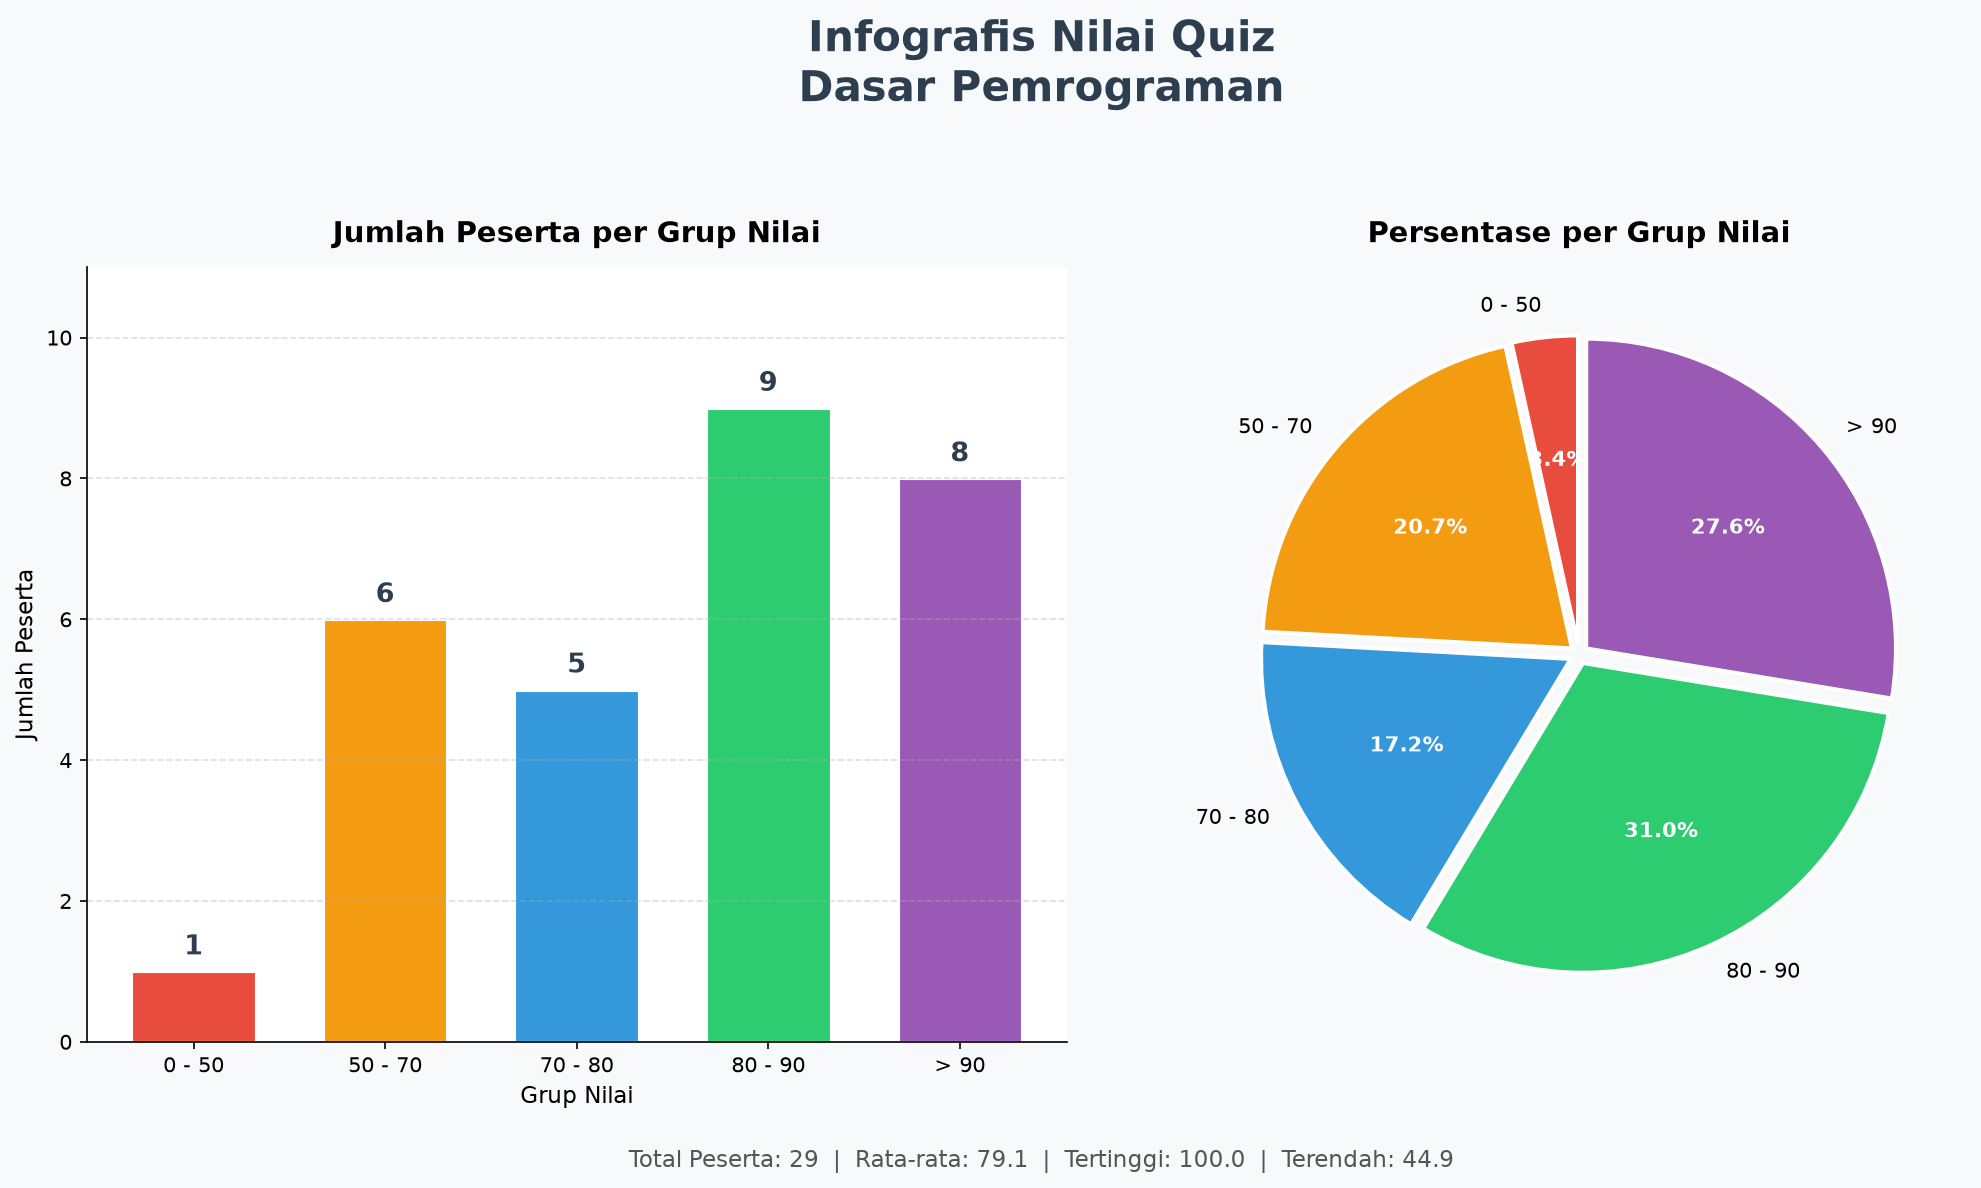

Write Python code to recreate this figure.
"""
Infografis distribusi nilai quiz berdasarkan grup skor.
Membaca data dari score-quiz.xlsx dan menampilkan visualisasi dengan matplotlib.
"""

import re
from pathlib import Path

import matplotlib.pyplot as plt
import pandas as pd

# Konfigurasi grup nilai: (label, batas_bawah, batas_atas)
# batas_bawah inklusif, batas_atas inklusif
GRUP_NILAI = [
    ("0 - 50", 0, 50),
    ("50 - 70", 50, 70),
    ("70 - 80", 70, 80),
    ("80 - 90", 80, 90),
    ("> 90", 90, 100),
]

WARNA = ["#E74C3C", "#F39C12", "#3498DB", "#2ECC71", "#9B59B6"]


def parse_skor(nilai):
    """Ambil angka skor dari kolom 'Total Skor (norm.)', contoh: '95.3 (90%)'."""
    if pd.isna(nilai):
        return None
    cocok = re.match(r"^([\d.]+)", str(nilai).strip())
    return float(cocok.group(1)) if cocok else None


def kelompokkan_skor(skor):
    """Masukkan skor ke grup yang sesuai."""
    if skor <= 50:
        return "0 - 50"
    if skor <= 70:
        return "50 - 70"
    if skor < 80:
        return "70 - 80"
    if skor <= 90:
        return "80 - 90"
    return "> 90"


def hitung_per_grup(skor_list):
    """Hitung jumlah peserta per grup nilai."""
    label_grup = [g[0] for g in GRUP_NILAI]
    jumlah = {label: 0 for label in label_grup}

    for skor in skor_list:
        grup = kelompokkan_skor(skor)
        if grup:
            jumlah[grup] += 1

    return label_grup, [jumlah[label] for label in label_grup]


def buat_infografis(label_grup, jumlah, skor_list, total_peserta, simpan_ke):
    """Buat dan simpan infografis matplotlib."""
    fig = plt.figure(figsize=(14, 8))
    fig.patch.set_facecolor("#F8F9FA")

    # Judul utama
    fig.suptitle(
        "Infografis Nilai Quiz\nDasar Pemrograman",
        fontsize=20,
        fontweight="bold",
        color="#2C3E50",
        y=0.98,
    )

    # Subplot kiri: diagram batang
    ax1 = fig.add_subplot(1, 2, 1)
    ax1.set_facecolor("#FFFFFF")
    bars = ax1.bar(
        label_grup,
        jumlah,
        color=WARNA,
        edgecolor="white",
        linewidth=1.5,
        width=0.65,
    )

    for bar, count in zip(bars, jumlah):
        if count > 0:
            ax1.text(
                bar.get_x() + bar.get_width() / 2,
                bar.get_height() + 0.15,
                str(count),
                ha="center",
                va="bottom",
                fontsize=13,
                fontweight="bold",
                color="#2C3E50",
            )

    ax1.set_title("Jumlah Peserta per Grup Nilai", fontsize=14, fontweight="bold", pad=12)
    ax1.set_xlabel("Grup Nilai", fontsize=11)
    ax1.set_ylabel("Jumlah Peserta", fontsize=11)
    ax1.set_ylim(0, max(jumlah) + 2 if jumlah else 1)
    ax1.spines["top"].set_visible(False)
    ax1.spines["right"].set_visible(False)
    ax1.grid(axis="y", linestyle="--", alpha=0.4)

    # Subplot kanan: diagram pie
    ax2 = fig.add_subplot(1, 2, 2)
    ax2.set_facecolor("#FFFFFF")

    data_pie = [(label, count) for label, count in zip(label_grup, jumlah) if count > 0]
    if data_pie:
        labels_pie, sizes_pie = zip(*data_pie)
        colors_pie = [WARNA[label_grup.index(l)] for l in labels_pie]
        wedges, texts, autotexts = ax2.pie(
            sizes_pie,
            labels=labels_pie,
            autopct=lambda p: f"{p:.1f}%" if p > 0 else "",
            startangle=90,
            colors=colors_pie,
            explode=[0.03] * len(sizes_pie),
            textprops={"fontsize": 10},
            wedgeprops={"edgecolor": "white", "linewidth": 2},
        )
        for autotext in autotexts:
            autotext.set_fontweight("bold")
            autotext.set_color("white")

    ax2.set_title("Persentase per Grup Nilai", fontsize=14, fontweight="bold", pad=12)

    # Ringkasan statistik di bawah
    rata_rata = sum(skor_list) / len(skor_list) if skor_list else 0
    tertinggi = max(skor_list) if skor_list else 0
    terendah = min(skor_list) if skor_list else 0

    info_text = (
        f"Total Peserta: {total_peserta}  |  "
        f"Rata-rata: {rata_rata:.1f}  |  "
        f"Tertinggi: {tertinggi:.1f}  |  "
        f"Terendah: {terendah:.1f}"
    )
    fig.text(0.5, 0.02, info_text, ha="center", fontsize=11, color="#555555")

    plt.tight_layout(rect=[0, 0.05, 1, 0.93])
    plt.savefig(simpan_ke, dpi=150, bbox_inches="tight", facecolor=fig.get_facecolor())
    print(f"Infografis disimpan ke: {simpan_ke}")
    plt.close(fig)


if __name__ == "__main__":
    folder = Path(__file__).parent
    file_excel = folder / "score-quiz.xlsx"
    file_output = folder / "infografis_quiz.png"

    df = pd.read_excel(file_excel)
    skor_data = df["Total Skor (norm.)"].apply(parse_skor).dropna().tolist()

    label_grup, jumlah = hitung_per_grup(skor_data)

    print("\n=== Distribusi Nilai Quiz ===")
    for label, count in zip(label_grup, jumlah):
        persen = (count / len(skor_data) * 100) if skor_data else 0
        print(f"  {label:>10}: {count:>2} peserta ({persen:.1f}%)")
    print(f"\nTotal: {len(skor_data)} peserta")

    buat_infografis(label_grup, jumlah, skor_data, len(skor_data), file_output)
